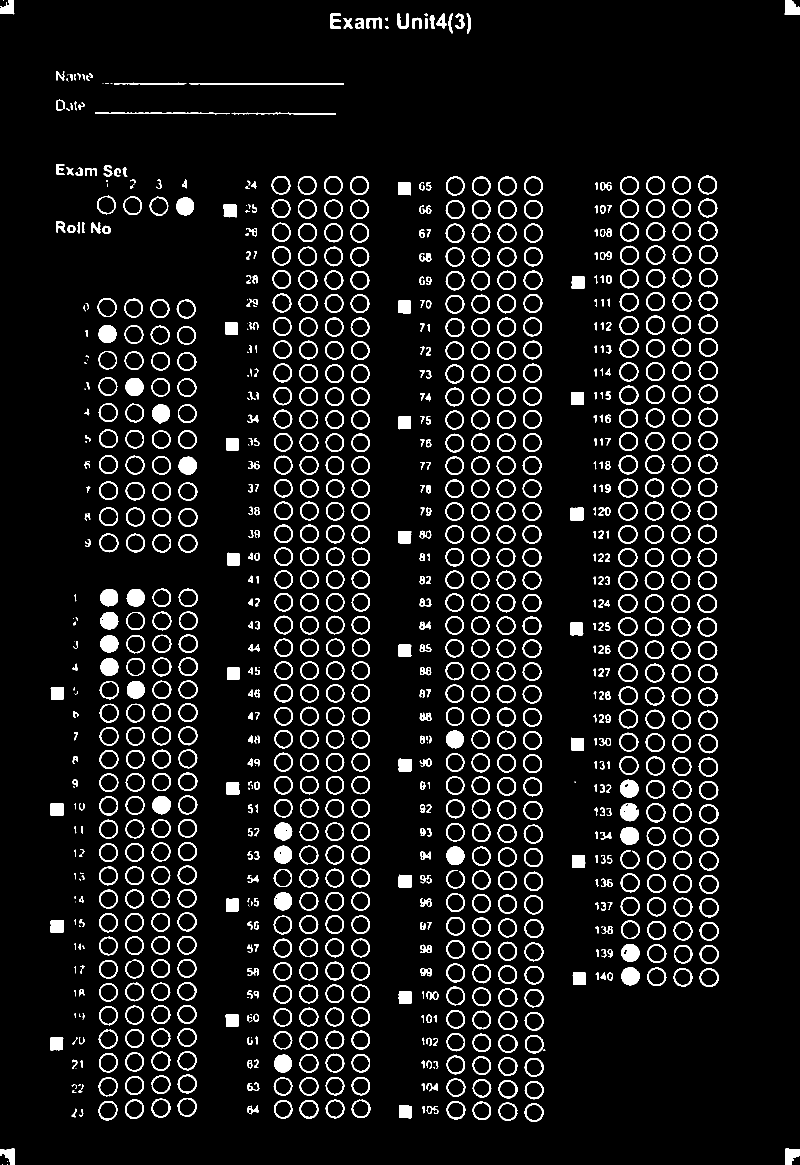
#> input picture backend/thresh_debug.png, 1600 x 2329 px (shown at 1/2 size)
$ python test_draw.py
#> lines starting #> are read from the running program, lines starting #| are printed output that depends on the picture; after the words box and inside, x2 and y2 are one past the last pixel; in counts of white or black regions, pixels touching at a corner belong together
import cv2
import numpy as np
import math

thresh = cv2.imread("thresh_debug.png", cv2.IMREAD_GRAYSCALE)
#> thresh: shape (2329, 1600); 7.3% white; 1043 white regions (63 under 20 px)
warped = cv2.imread("warped_debug.png", cv2.IMREAD_COLOR)
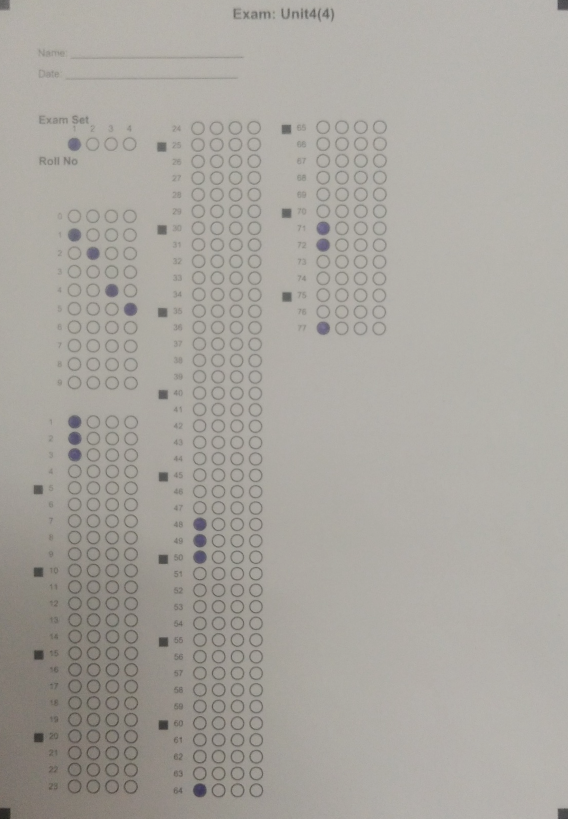
#> input picture backend/warped_debug.png, 1136 x 1637 px (shown at 1/2 size)
#> warped is the input picture: shape (1637, 1136, 3); mean B, G, R 159, 165, 168.4

# BUBBLE PARAMS
BUBBLE_AREA_MIN     = 100
BUBBLE_AREA_MAX     = 2500
BUBBLE_ASPECT_MIN   = 0.60
BUBBLE_ASPECT_MAX   = 1.40
BUBBLE_CIRC_MIN     = 0.45

contours, _ = cv2.findContours(thresh, cv2.RETR_EXTERNAL, cv2.CHAIN_APPROX_SIMPLE)
#> contours = 1043 contours, 103 with area under 20; largest, box (x1, y1, x2, y2) and area: (250, 2199, 288, 2238) 1127, (197, 2202, 235, 2241) 1118, (1397, 815, 1435, 854) 1114, (1397, 1421, 1435, 1460) 1114, (197, 2154, 236, 2193) 1112

for c in contours:
    area = cv2.contourArea(c)
    if area < 50: continue

    perimeter = cv2.arcLength(c, True)
    if perimeter < 1: continue

    circularity = (4.0 * math.pi * area) / (perimeter * perimeter)
    x_b, y_b, w_b, h_b = cv2.boundingRect(c)
    aspect = w_b / float(h_b) if h_b > 0 else 0

    (cx, cy), radius = cv2.minEnclosingCircle(c)

    is_valid = (
        BUBBLE_AREA_MIN < area < BUBBLE_AREA_MAX and
        BUBBLE_ASPECT_MIN < aspect < BUBBLE_ASPECT_MAX and
        circularity > BUBBLE_CIRC_MIN
    )

    color = (0, 255, 0) if is_valid else (0, 0, 255)
    thick = 2 if is_valid else 1
    cv2.circle(warped, (int(cx), int(cy)), int(radius), color, thick)
    if not is_valid and area > 100:
        cv2.putText(warped, f"C:{circularity:.2f} A:{area:.0f}", (int(cx), int(cy)), cv2.FONT_HERSHEY_SIMPLEX, 0.4, (0, 0, 255), 1)
#> this loop made 1043 passes
#> (area, perimeter, circularity, x_b, y_b, w_b, h_b, aspect) on passes 4, 5, 8: (627, 119.8, 0.549, 1570, 2297, 30, 32, 0.938), (534.5, 120, 0.466, 0, 2297, 30, 32, 0.938), (173, 112.4, 0.172, 853, 2212, 24, 16, 1.5)
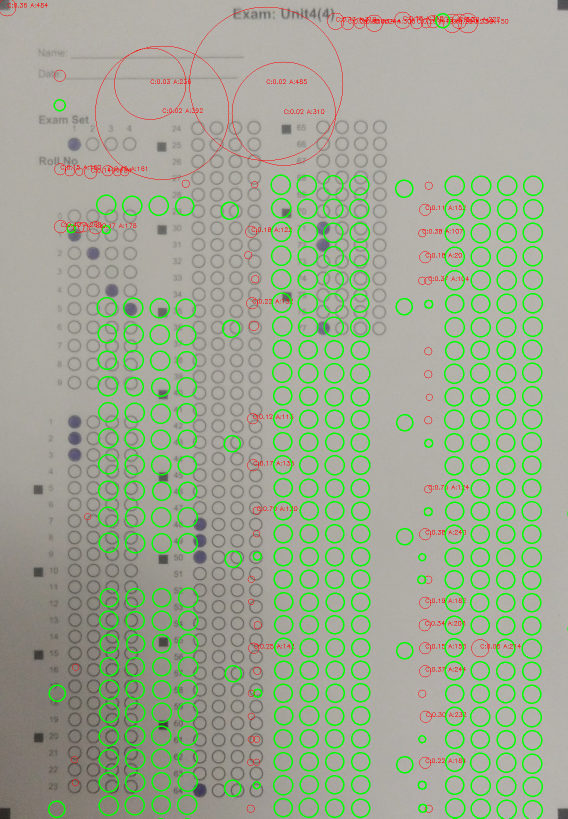
#> warped: shape (1637, 1136, 3) (shown at 1/2 size); 6.73% of pixels changed, all inside (x1, y1, x2, y2) = (0, 0, 1136, 1637)

cv2.imwrite("contour_debug.png", warped)
print("Finished saving contour_debug.png")
